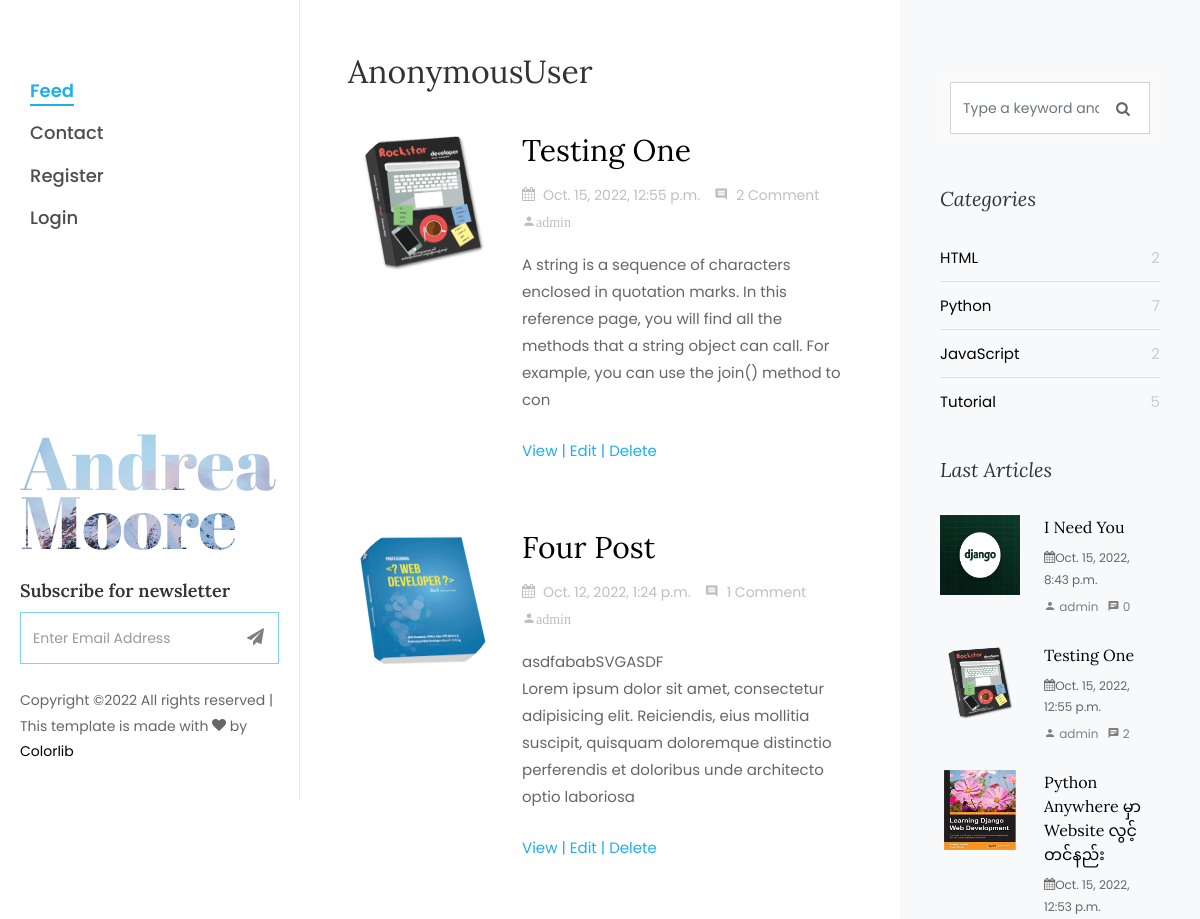
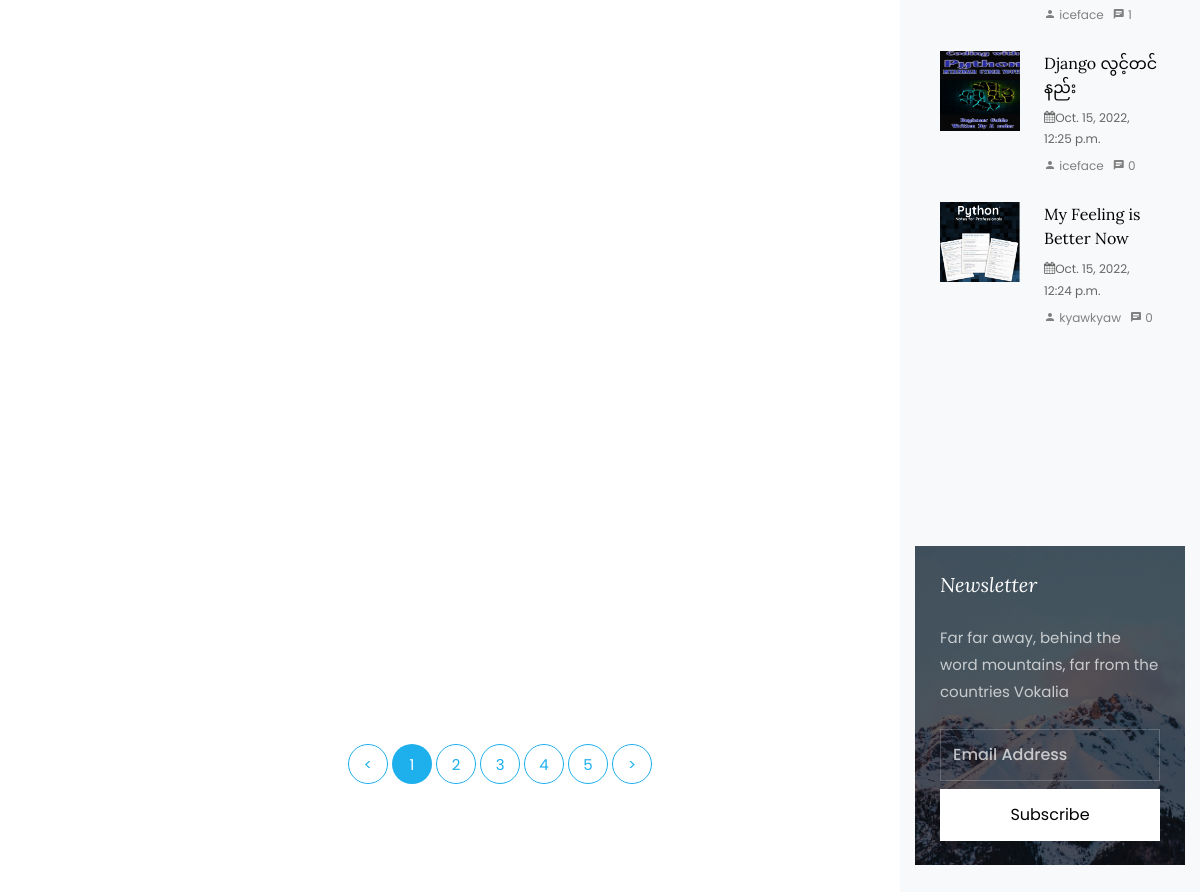
The app's page /posts/1/ with its own data (2 pictures, top to bottom).
### blog/models.py (models this page shows, shortened)
class Blog(models.Model):
	STATUS_CHOICE = (
		(0, 'Draft'),
		(1, "Publish")
	)
	title = models.CharField(max_length=200)
	author = models.ForeignKey(User, on_delete=models.CASCADE)
	slug = models.SlugField()
	created_date = models.DateTimeField(default=timezone.now)
	body = models.TextField(null=True, blank=True)
	updated_date = models.DateTimeField(auto_now=True)
	tag = models.ManyToManyField("Tag")
	image = models.ImageField(upload_to="images", null=True, blank=True)
	status = models.IntegerField(choices=STATUS_CHOICE, default=0)

class Tag(models.Model):
	name = models.CharField(max_length=200)
	def __str__(self):
		return self.name

### blog/views.py (the view)
# urls.py: path("posts/<int:pk>/", views.home, name="feed"),
def home(request, pk):
	user = User.objects.get(id=pk)
	blog = Blog.objects.filter(author=user).order_by('-created_date')
	draft = blog.filter(status=1)
	context = {
		'blog': draft,
		"top_post": popular(),
		'tags': item_count(),
		'drafts': draft,
	}
	return render(request, 'blog/index.html', context)

### blog/views.py (called while the page is built)
def popular():
	top_post = Blog.objects.all().order_by("-created_date")[:5]
	return top_post

def item_count():
	tag = Tag.objects.all()
	tags = {}
	for j in tag:
		tag_id = j.id
		tags[j] = Tag.objects.get(id=tag_id).blog_set.all().count()
	return tags

### templates/blog/index.html (shortened to what this page needs)
{% extends 'base.html' %}
{% block content %}
    <div id="colorlib-page">
        <div id="colorlib-main">
            <section class="ftco-section ftco-no-pt ftco-no-pb">
                <div class="container">
                    <div class="row d-flex">
                        <div class="col-xl-8 py-5 px-md-5">
                            {% if request.user.is_authenticated %}
                                {{ request.user }}
                            {% else %}
                                <h2>{{ request.user }}</h2>
                            {% endif %}
                            <div class="row pt-md-4">
                                {% for post in blog %}
                                    <div class="col-md-12">
                                        <div class="blog-entry ftco-animate d-md-flex">
                                            <img src="{{ post.image.url }}" class="img img-2"></a>
                                            <div class="text text-2 pl-md-4">
                                                <h3 class="mb-2"><a
                                                        href="{% url 'detail' post.id post.slug %}">{{ post.title }}</a>
                                                </h3>
                                                <div class="meta-wrap">
                                                    <p class="meta">
                                                        <span><i class="icon-calendar mr-2"></i>{{ post.created_date }}</span>
                                                        <span><i class="icon-comment2 mr-2"></i>{{ post.comment_set.all.count }} Comment</span>
                                                        <span class="icon-person">{{ post.author }}</span>
                                                    </p>
                                                </div>
                                                <p class="mb-4">
                                                    {{ post.body|linebreaksbr|slice:":200" }}
                                                </p>
                                                <p>
                                                    <a href="{% url 'detail' post.id post.slug %}"
                                                                             class="btn-custom">View |</a>
                                                    <a
                                                        href="{% url 'edit' request.user.id post.id %}"
                                                        class="btn-custom">Edit |</a>
                                                    <a href="{% url 'delete' post.id post.slug %}"
                                                                             class="btn-custom">Delete </a>
                                                </p>
                                            </div>
                                        </div>
                                    </div>
                                {% endfor %}
                            </div>
                            <div class="row">
                                <div class="col">
                                    <div class="block-27">
                                        <ul>
                                            <li><a href="#">&lt;</a></li>
                                            <li class="active"><a href="/">1</a></li>
                                            <li><a href="#">2</a></li>
                                            <li><a href="#">3</a></li>
                                            <li><a href="#">4</a></li>
                                            <li><a href="#">5</a></li>
                                            <li><a href="#">&gt;</a></li>
                                        </ul>
                                    </div>
                                </div>
                            </div>
                        </div>
                        {% include 'blog/asidebar.html' %}
                    </div>
                </div>
            </section>
        </div>
    </div>
{% endblock %}

### templates/blog/asidebar.html (shortened to what this page needs)
<div class="col-xl-4 sidebar ftco-animate bg-light pt-5">
    <div class="sidebar-box pt-md-4">
        <form action="{% url 'search' %}" class="search-form" method="GET">
            <div class="form-group">
                <span class="icon icon-search"></span>
                <input type="text" name="q" class="form-control" placeholder="Type a keyword and hit enter">
            </div>
        </form>
    </div>
    <div class="sidebar-box ftco-animate">
        <h3 class="sidebar-heading">Categories</h3>
        <ul class="categories">
            {% for key, value in tags.items %}
                <li><a href="#">{{ key }}
                    <span>
		                		{{ value }}
		                	</span></a></li>
            {% endfor %}
        </ul>
    </div>
    {% include 'blog/popular.html' %}
    <div class="sidebar-box subs-wrap img py-4" style="background-image: url(/static/blog/images/bg_1.jpg);">
        <div class="overlay"></div>
        <h3 class="mb-4 sidebar-heading">Newsletter</h3>
        <p class="mb-4">Far far away, behind the word mountains, far from the countries Vokalia</p>
        <form action="#" class="subscribe-form">
            <div class="form-group">
                <input type="text" class="form-control" placeholder="Email Address">
                <input type="submit" value="Subscribe" class="mt-2 btn btn-white submit">
            </div>
        </form>
    </div>
</div>

### templates/blog/popular.html
<div class="sidebar-box ftco-animate">
    <h3 class="sidebar-heading">Last Articles</h3>
    {% for post in top_post %}
        <div class="block-21 mb-4 d-flex">
            <a class="">
                <img src="{{ post.image.url }}" class="blog-img mr-4">
            </a>
            <div class="text">
                <h3 class="heading"><a href="{% url 'detail' post.id post.slug %}">{{ post.title }}</a></h3>
                <div class="meta">
                    <div><span class="icon-calendar"></span>{{ post.updated_date }}</div>
                    <div><a href="{% url 'single' post.author %}"><span class="icon-person"></span> {{ post.author }}</a></div>
                    <div><a href="{% url 'detail' post.id post.slug %}"><span class="icon-chat"></span>
                        {{ post.comment_set.all.count }}
                    </a></div>
                </div>
            </div>
        </div>
    {% endfor %}
</div>

### static/blog/css/icomoon.css (style rules this page uses)
[class^="icon-"], [class*=" icon-"] { font-family: 'icomoon' !important; speak: none; font-style: normal; font-weight: normal; font-variant: normal; text-transform: none; line-height: 1; -webkit-font-smoothing: antialiased; -moz-osx-font-smoothing: grayscale; }
.icon-search:before { content: "\f002"; }
.icon-calendar:before { content: "\f073"; }
.icon-chat:before { content: "\e0b7"; }
.icon-comment2:before { content: "\e0b9"; }
.icon-person:before { content: "\e7fd"; }

### records on screen
Blog: image (picture), title "Testing One", created_date "Oct. 15, 2022, 12:55 p.m.", comment_set.all.count "2", author "admin", body "A string is a sequence of characters enclosed in quotation marks. In this reference page, you will find all the methods that a string object can call. For example, you can use the join() method to con", updated_date "Oct. 15, 2022, 12:55 p.m."
Blog: image (picture), title "Four Post", created_date "Oct. 12, 2022, 1:24 p.m.", comment_set.all.count "1", author "admin", body "asdfababSVGASDF Lorem ipsum dolor sit amet, consectetur adipisicing elit. Reiciendis, eius mollitia suscipit, quisquam doloremque distinctio perferendis et doloribus unde architecto optio laboriosa"
Tag: name "HTML", value "2"
Tag: name "Python", value "7"
Tag: name "JavaScript", value "2"
Tag: name "Tutorial", value "5"
Blog: image (picture), title "I Need You", updated_date "Oct. 15, 2022, 8:43 p.m.", author "admin", comment_set.all.count "0"
Blog: image (picture), title "Python Anywhere မှာ Website လွင့်တင်နည်း", updated_date "Oct. 15, 2022, 12:53 p.m.", author "iceface", comment_set.all.count "1"
Blog: image (picture), title "Django လွင့်တင်နည်း", updated_date "Oct. 15, 2022, 12:25 p.m.", author "iceface", comment_set.all.count "0"
Blog: image (picture), title "My Feeling is Better Now", updated_date "Oct. 15, 2022, 12:24 p.m.", author "kyawkyaw", comment_set.all.count "0"

### other values on screen
{{ request.user }} "AnonymousUser"
